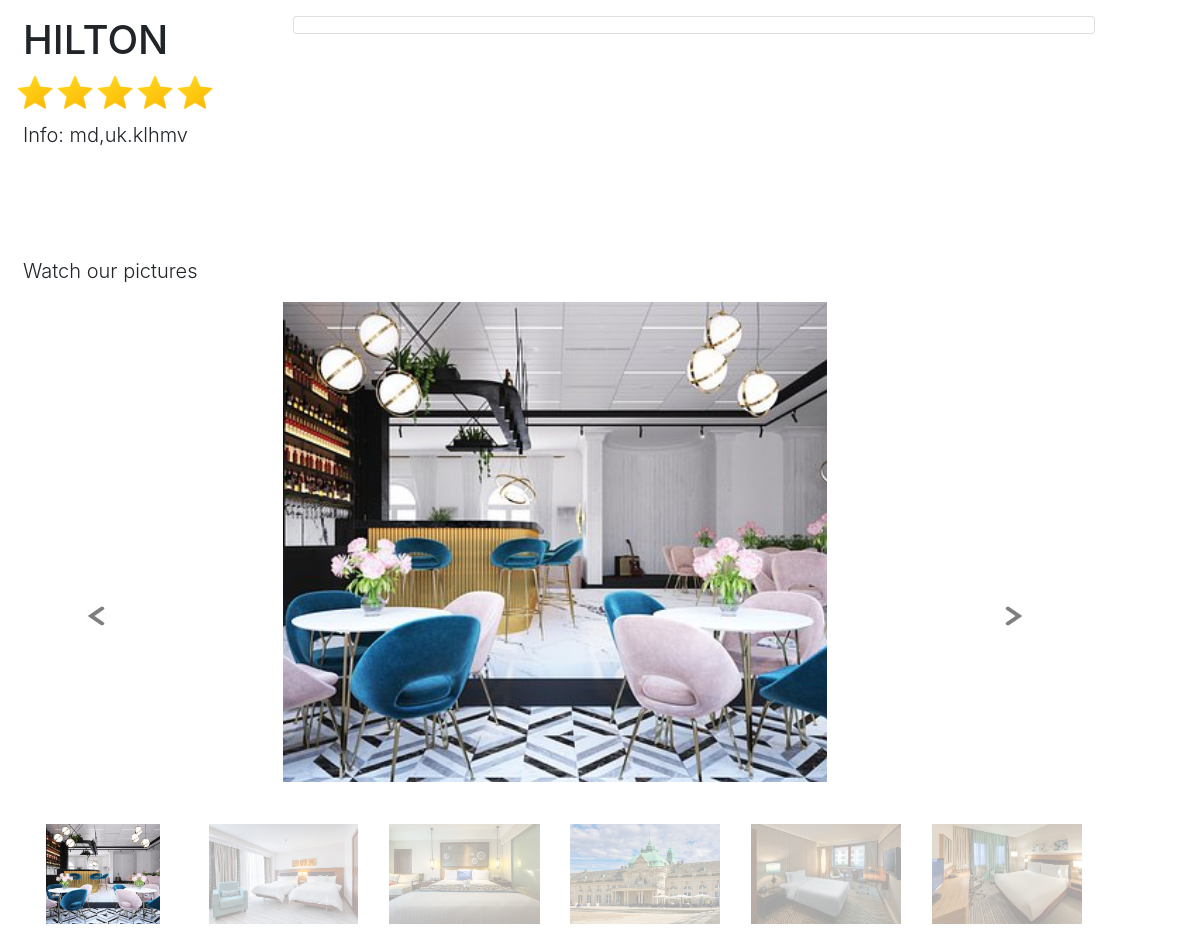
The app's page /pages/hotelinfo.php?hotel=5 with its own data.
### tables this page shows
CREATE TABLE `hotels` (
  `id` int(11) NOT NULL,
  `hotel` varchar(64) DEFAULT NULL,
  `cityid` int(11) DEFAULT NULL,
  `countryid` int(11) DEFAULT NULL,
  `stars` int(11) DEFAULT NULL,
  `cost` int(11) DEFAULT NULL,
  `info` varchar(1024) DEFAULT NULL
);

CREATE TABLE `images` (
  `id` int(11) NOT NULL,
  `imagepath` varchar(1024) DEFAULT NULL,
  `hotelid` int(11) DEFAULT NULL
);

### pages/hotelinfo.php (the view, shortened to what this page needs)
<!DOCTYPE html>
<html lang="en">
<head>
    <link rel="stylesheet" href="https://stackpath.bootstrapcdn.com/bootstrap/4.4.1/css/bootstrap.min.css">
</head>
<body>
<?php
include_once("functions.php");
$link = connect();
if(isset($_GET['hotel'])) {
    $ho_id = $_GET['hotel'];
    $sel = 'SELECT * FROM hotels WHERE id='.$ho_id;
    $res = mysqli_query($link, $sel);
    $row = mysqli_fetch_array($res, MYSQLI_NUM);
    $ho_name = $row[1];
    $ho_stars = $row[4];
    $ho_info = $row[6];
    echo '<section class="container row">';
    echo '<div class="col-3">';
    echo "<h1 class='text-uppercase ml-2'>$ho_name</h1>
    <span>";
    for($i=0; $i<$ho_stars; $i++) {
      echo '<img src="../images/star.png" alt="star" class="star">';
  }
    echo '</span><p class="lead ml-2 mt-2">Info: '.$ho_info.'</p>';
    echo '</div>';
    echo '<div class="col-9">';
    echo '<div class="comments-block">';
    echo "<div class='card comment p-2'>";
    echo '</div>';
    echo '</div></div>';
    echo '<div class="col-12">';
    echo '<p class="lead ml-2">Watch  our pictures</p>';
    $sel = 'SELECT imagepath FROM images WHERE hotelid='.$ho_id;
    $result = mysqli_query($link, $sel);
    $i = 0;
    echo '<div id="gallery" class="carousel slide mt-3" data-ride="carousel" align="center">
            <div class="carousel-inner">';
    while($row = mysqli_fetch_array($result, MYSQLI_NUM)) {
      if ($i==0){$active=' active'; } else {$active='';};
      echo '<div id="'.$i.'" class="carousel-item'.$active.'">';
      echo "<img src='../$row[0]' alt='hotel picture'></div>";
      $i++;
    }
    echo '</div>';
    echo '<a class="carousel-control-prev arrow-zone" href="#gallery" role="button" data-slide="prev">
            <span class="carousel-control-prev-icon" aria-hidden="true"></span>
            <span class="sr-only">Previous</span></a>
          <a class="carousel-control-next arrow-zone" href="#gallery" role="button" data-slide="next">
            <span class="carousel-control-next-icon" aria-hidden="true"></span>
            <span class="sr-only">Next</span></a>';
    echo '<ol class="carousel-indicators list-inline mt-4 py-2">';
    $sel = 'SELECT imagepath FROM images WHERE hotelid='.$ho_id;
    $result = mysqli_query($link, $sel);
    $i = 0;
    while($row = mysqli_fetch_array($result, MYSQLI_NUM)) {
      if ($i==0){$active=' active'; } else {$active='';};
      echo '<li class="list-inline-item'.$active.'">
              <a id="carousel-selector-'.$i.'" class="selected" data-slide-to="'.$i.'" data-target="#gallery">
                <img src="../'.$row[0].'" alt="mini pic" class="img-fluid"></a>
            </li>';
      $i++;
    }
    echo '</ol></div></div></div>';
    echo '</section>';
}
?>
</body>
</html>

### pages/hotelinfo.php (style rules this page uses)
body { overflow-x: hidden; }
.star { max-width: 40px; }
.carousel-inner { width: 80%; height: auto; }
.carousel-item img { width: auto; height: 60vh; margin-left: auto; margin-right: auto; align-items: center; }
.img-fluid { height: 100px !important; max-width: 200px !important; }
.list-inline { white-space: nowrap; overflow-x: auto; }
.carousel-indicators { position: static; min-height: 124px; width: 90vw; margin-left: auto; margin-right: auto; }
.carousel-indicators > li { width: 200px; }
.carousel-indicators li img { display: block; opacity: 0.7; }
.carousel-indicators li.active img { opacity: 1; }
.carousel-control-prev-icon { background-image: url("../images/arrow-left.png"); }
.carousel-control-next-icon { background-image: url("../images/arrow-right.png"); }
.comments-block { height: 30vh; overflow-y: scroll; cursor: grab; }
.comment { width: 100%; }

### records on screen
hotels: hotel "HILTON", stars 5 (drawn), info "md,uk.klhmv"
images: imagepath (picture)
images: imagepath (picture)
images: imagepath (picture)
images: imagepath (picture)
images: imagepath (picture)
images: imagepath (picture)
